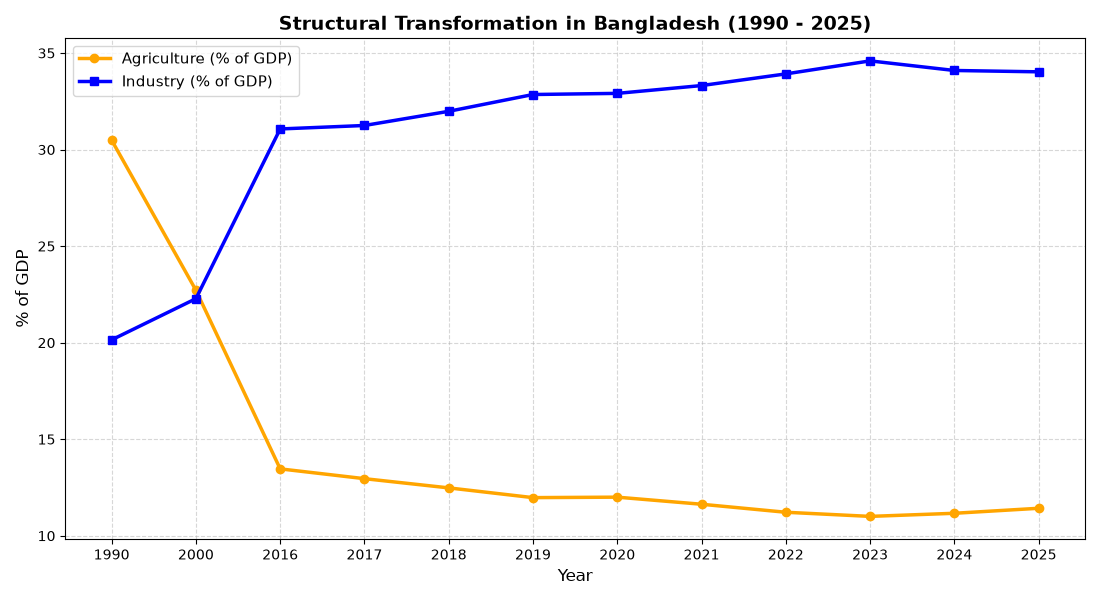

Write the Python code that produced this figure.
import pandas as pd
import matplotlib.pyplot as plt

# load dataset & conver '..' into NaN
df = pd.read_csv('bangladesh_data.csv')
df = df.replace('..', pd.NA)

# clenup column name and text
df['Series Name'] = df['Series Name'].str.strip().str.replace('"', '')

# get agriculture & industrial data
agri_data = df[df['Series Name'].str.contains(
    'Agriculture, forestry, and fishing, value added', case=False, na=False)]
ind_data = df[df['Series Name'].str.contains(
    'Industry \(including construction\), value added', case=False, na=False)]

years = [
    '1990 [YR1990]', '2000 [YR2000]', '2016 [YR2016]', '2017 [YR2017]',
    '2018 [YR2018]', '2019 [YR2019]', '2020 [YR2020]', '2021 [YR2021]',
    '2022 [YR2022]', '2023 [YR2023]', '2024 [YR2024]', '2025 [YR2025]'
]

clean_years = [y.split(' ')[0] for y in years]

# convert data into number
agri_values = agri_data[years].values.flatten().astype(float)
ind_values = ind_data[years].values.flatten().astype(float)

# create graph
plt.figure(figsize=(11, 6))

# agri
plt.plot(clean_years, agri_values, marker='o', color='orange', linewidth=2.5, label='Agriculture (% of GDP)')

# ind
plt.plot(clean_years, ind_values, marker='s', color='blue', linewidth=2.5, label='Industry (% of GDP)')

# styling graph
plt.title('Structural Transformation in Bangladesh (1990 - 2025)', fontsize=14, fontweight='bold')
plt.xlabel('Year', fontsize=12)
plt.ylabel('% of GDP', fontsize=12)
plt.grid(True, linestyle='--', alpha=0.5)

# add legend
plt.legend(fontsize=11)
plt.tight_layout()

# save and show
plt.savefig('structural_transformation.png')
print("✅ 'structural_transformation.png' নামে নতুন গ্রাফটি সেভ হয়েছে!")
plt.show()
